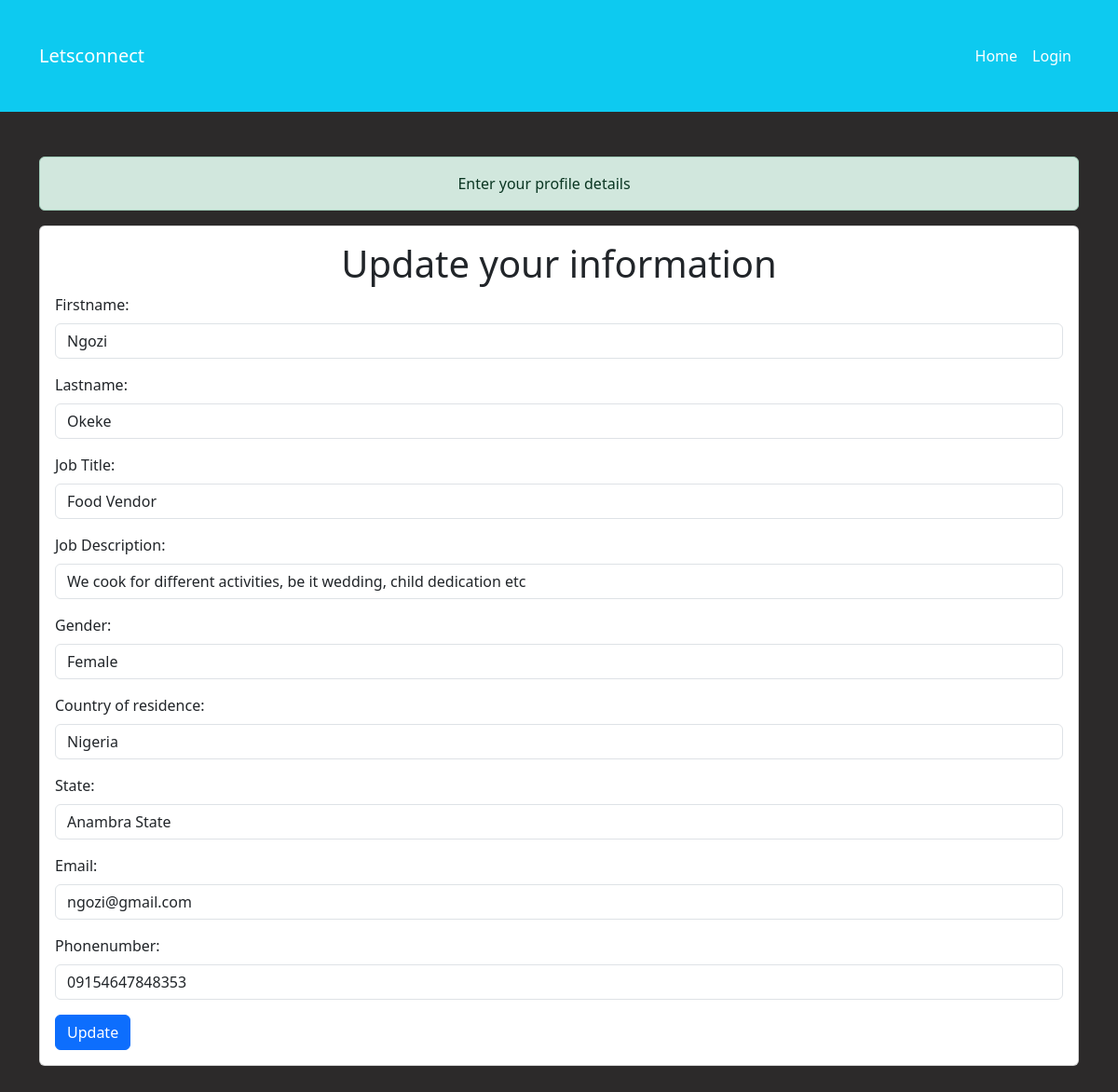
Screenshot of /updateprofile/6 with the database file from the repository.
### base/models.py (models this page shows, shortened)
class Profile(models.Model):
    user = models.OneToOneField(User, on_delete=models.CASCADE)
    firstname = models.CharField(max_length=255)
    lastname = models.CharField(max_length=255)
    gender = models.CharField(max_length=10)
    country = models.CharField(max_length=255)
    state = models.CharField(max_length=255)
    email = models.EmailField()
    job = models.CharField(max_length=200)
    description = models.CharField(max_length=2550000)
    phonenumber = models.CharField(max_length=15)
    datecreated = models.DateTimeField(default=datetime.now)
    class Meta:
        ordering = ['-datecreated']

### base/views.py (the view, shortened to what this page needs)
# urls.py: path('updateprofile/<str:pk>',views.updateprofile,name='updateprofile'),
def updateprofile(request,pk):
    profile = get_object_or_404(Profile, pk=pk)
    context = {'profile': profile}
    return render(request, 'updateprofile.html', context)

### templates/updateprofile.html (shortened to what this page needs)
{% extends 'home.html' %}
{% block content %}
<div class="container my-5">
    <div class="alert alert-success alert-dismissible" role="alert" style="margin-top: 10px; text-align: center;">
        Enter your profile details
    </div>
    <div class="card">
        <div class="card-body">
            <h1 class="firsth1">Update your information</h1>
            <form method="POST">
                <div class="mb-3">
                    <label for="firstname" class="form-label">Firstname:</label>
                    <input type="text" class="form-control" name="firstname" value="{{ profile.firstname }}" required>
                </div>
                <div class="mb-3">
                    <label for="lastname" class="form-label">Lastname:</label>
                    <input type="text" class="form-control" name="lastname" value="{{ profile.lastname }}" required>
                </div>
                <div class="mb-3">
                    <label for="job" class="form-label">Job Title:</label>
                    <input type="text" class="form-control" name="job" value="{{ profile.job }}" required>
                </div>
                <div class="mb-3">
                    <label for="description" class="form-label">Job Description:</label>
                    <input type="text" class="form-control" name="description" value="{{ profile.description }}" required>
                </div>
                <div class="mb-3">
                    <label for="gender" class="form-label">Gender:</label>
                    <select class="form-control" name="gender" required>
                        <option value="female" {% if profile.gender == 'female' %} selected {% endif %}>Female</option>
                    </select>
                </div>
                <div class="mb-3">
                    <label for="country" class="form-label">Country of residence:</label>
                    <input type="text" class="form-control" name="country" value="{{ profile.country }}" required>
                </div>
                <div class="mb-3">
                    <label for="state" class="form-label">State:</label>
                    <input type="text" class="form-control" name="state" value="{{ profile.state }}" required>
                </div>
                <div class="mb-3">
                    <label for="email" class="form-label">Email:</label>
                    <input type="email" class="form-control" name="email" value="{{ profile.email }}" required>
                </div>
                <div class="mb-3">
                    <label for="phonenumber" class="form-label">Phonenumber:</label>
                    <input type="text" class="form-control" name="phonenumber" value="{{ profile.phonenumber }}" required>
                </div>
                <button type="submit" class="btn btn-primary">Update</button>
            </form>
        </div>
    </div>
</div>
{% endblock %}

### templates/home.html (style rules this page uses)
body { background-color:rgb(44, 42, 42); }

### templates/updateprofile.html (style rules this page uses)
.firsth1 { text-align: center; }

### rows the page displays
Profile: firstname "Ngozi", lastname "Okeke", job "Food Vendor", description "We cook for different activities, be it wedding, child dedication etc", gender "Female", country "Nigeria", state "Anambra State", email "ngozi@gmail.com", phonenumber "09154647848353"
